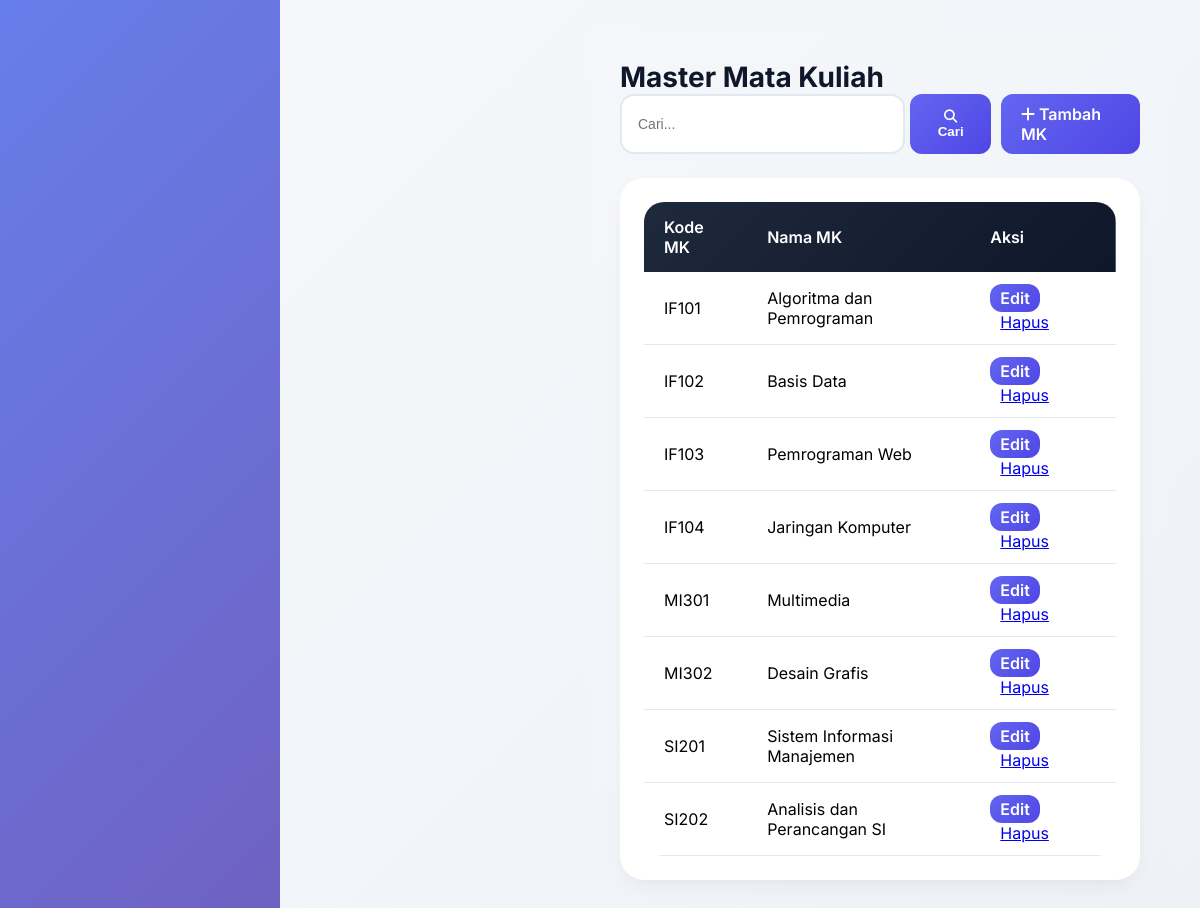
Page /admin/matakuliah_induk/index.php (signed in) on the earlier database version.
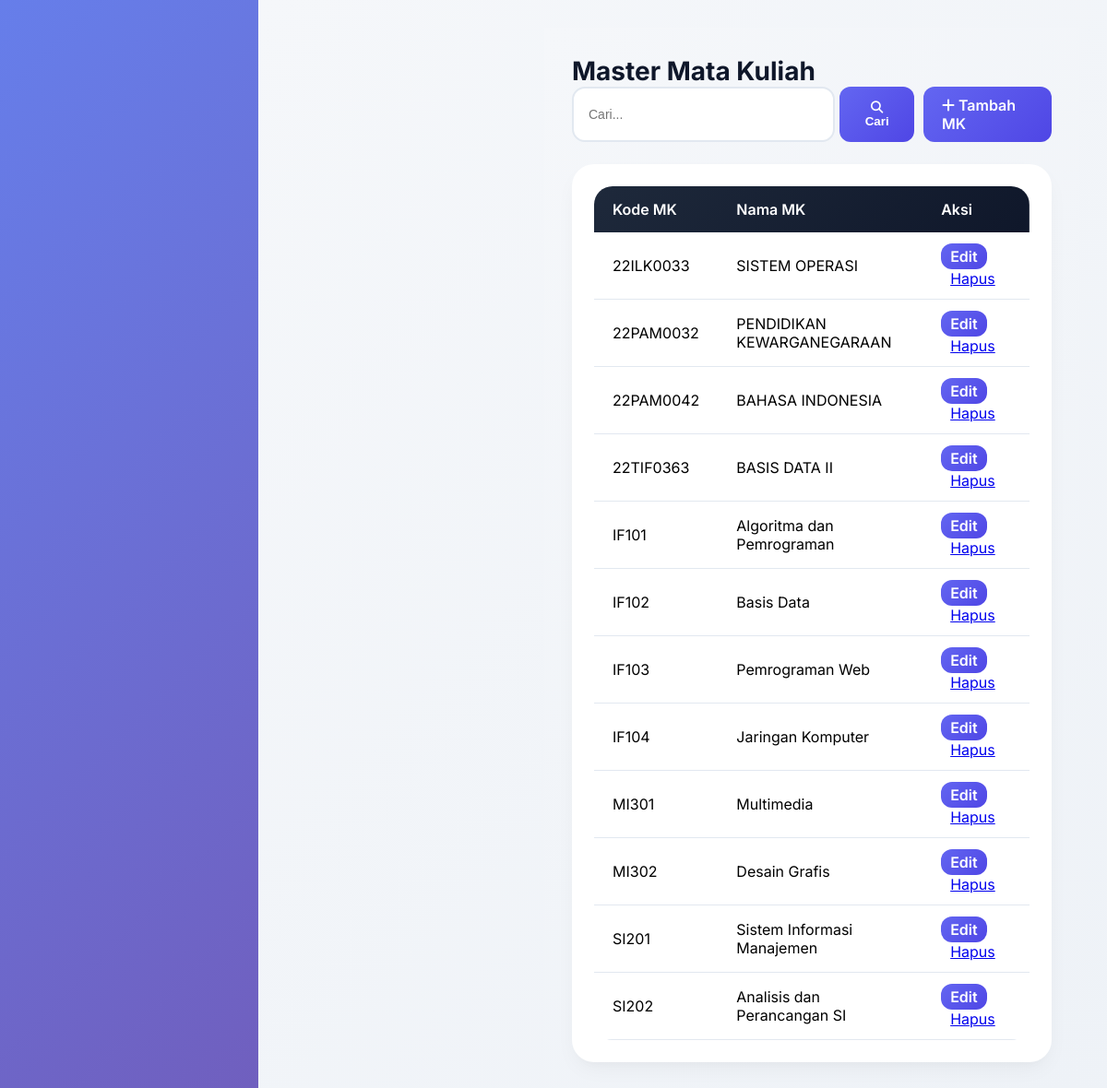
Same page on the later database version.
### tables this page shows
CREATE TABLE `mata_kuliah_induk` (
  `id` int(11) NOT NULL AUTO_INCREMENT,
  `kode_mk` varchar(20) NOT NULL,
  `nama_mk` varchar(100) NOT NULL,
  `created_at` timestamp NOT NULL DEFAULT current_timestamp(),
  PRIMARY KEY (`id`),
  UNIQUE KEY `kode_mk` (`kode_mk`)
);

### admin/matakuliah_induk/index.php (the view, shortened to what this page needs)
<?php
require_once BASE_PATH . '/config/database.php';
$search = isset($_GET['search']) ? mysqli_real_escape_string($conn, trim($_GET['search'])) : '';
$query = "SELECT * FROM mata_kuliah_induk";
$query .= " ORDER BY kode_mk";
$mk_induk = mysqli_query($conn, $query);
require_once BASE_PATH . '/includes/header.php';
?>
<div class="page-header">
    <h1 class="page-title">Master Mata Kuliah</h1>
    <div style="display: flex; gap: 10px;">
        <form method="GET" style="display: flex; gap: 5px;">
            <input type="text" name="search" class="form-control" placeholder="Cari..." value="<?= htmlspecialchars($search) ?>" style="width: 300px;">
            <button type="submit" class="btn-primary"><i class="fas fa-search"></i> Cari</button>
        </form>
        <a href="<?= BASE_URL ?>/admin/matakuliah_induk/tambah.php" class="btn-primary"><i class="fas fa-plus"></i> Tambah MK</a>
    </div>
</div>
<div class="card-modern">
    <table class="table-modern">
        <thead><tr><th>Kode MK</th><th>Nama MK</th><th>Aksi</th></tr></thead>
        <tbody>
            <?php while($row = mysqli_fetch_assoc($mk_induk)): ?>
            <tr>
                <td><?= htmlspecialchars($row['kode_mk']) ?></td>
                <td><?= htmlspecialchars($row['nama_mk']) ?></td>
                <td>
                    <a href="<?= BASE_URL ?>/admin/matakuliah_induk/edit.php?id=<?= $row['id'] ?>" class="btn-primary" style="padding:4px 10px;">Edit</a>
                    <a href="?hapus=<?= $row['id'] ?>" class="btn-danger" style="padding:4px 10px;" onclick="return confirm('Yakin hapus?')">Hapus</a>
                </td>
            </tr>
            <?php endwhile; ?>
        </tbody>
    </table>
</div>
<?php require_once BASE_PATH . '/includes/footer.php'; ?>

Differences in the rows shown:
added mata_kuliah_induk: kode_mk "22ILK0033", nama_mk "SISTEM OPERASI"
added mata_kuliah_induk: kode_mk "22PAM0032", nama_mk "PENDIDIKAN KEWARGANEGARAAN"
added mata_kuliah_induk: kode_mk "22PAM0042", nama_mk "BAHASA INDONESIA"
added mata_kuliah_induk: kode_mk "22TIF0363", nama_mk "BASIS DATA II"
